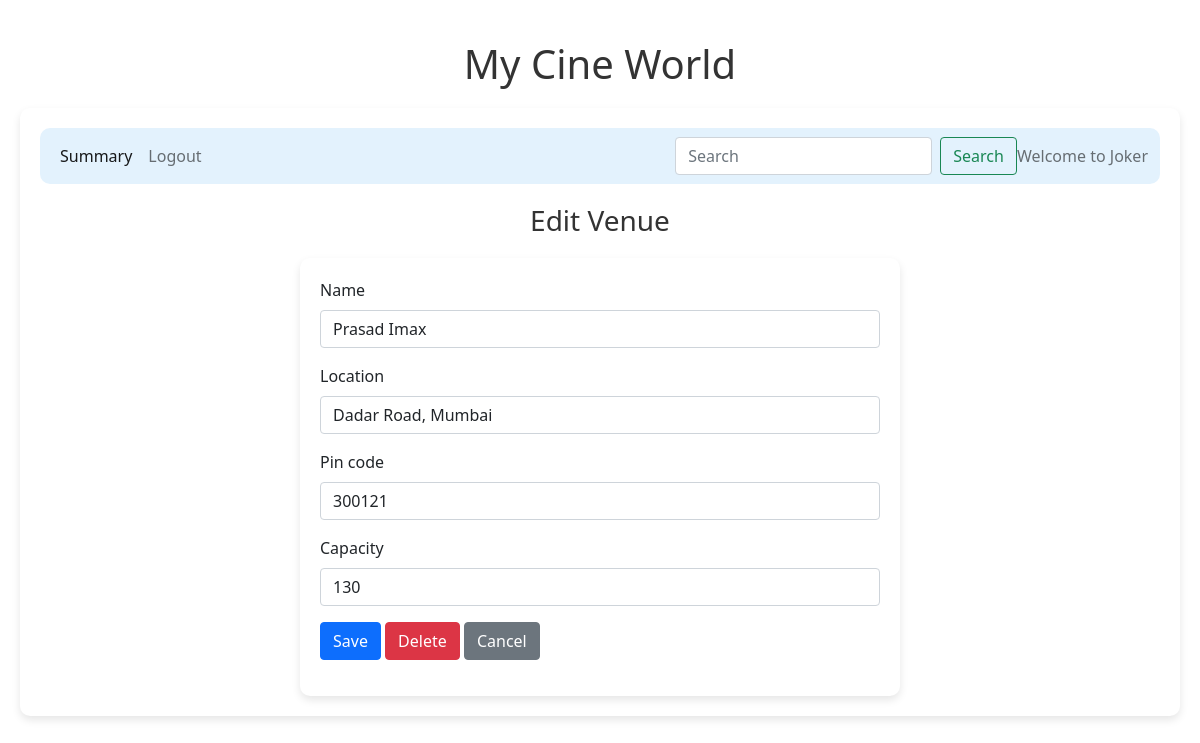
/edit_venue/1/Joker, run on the app's committed database.
### backend/models.py (models this page shows)
class Theatre(db.Model):
    __tablename__="theatre"
    id=db.Column(db.Integer,primary_key=True)
    name=db.Column(db.String,nullable=False)
    location=db.Column(db.String,nullable=False)
    pin_code=db.Column(db.Integer,nullable=False)
    capacity=db.Column(db.Integer,nullable=False)
    venue_pic_url=db.Column(db.String,nullable=True,default="None")
    shows=db.relationship("Show",cascade="all,delete",backref="theatre",lazy=True) #Theatre can access all of its shows

### backend/controllers.py (the view, shortened to what this page needs)
@app.route("/edit_venue/<id>/<name>",methods=["GET","POST"])
def edit_venue(id,name):
    v=get_venue(id)
    return render_template("edit_venue.html",venue=v,name=name)

### backend/controllers.py (called while the page is built)
def get_venue(id):
    theatre=Theatre.query.filter_by(id=id).first()
    return theatre

### templates/edit_venue.html
{% extends "admin_layout.html" %}
{% block content %}
    {% if venue %}
        <div class="center"><h3>Edit Venue</h3></div>
        <form action="/edit_venue/{{venue.id}}/{{name}}" method="POST">
            <div class="input_form">
                <div class="mb-3">
                    <label for="tname" class="form-label">Name</label>
                    <input type="text" class="form-control" name="tname" id="tname" value="{{venue.name}}" required>
                </div>
                <div class="mb-3">
                    <label for="location" class="form-label">Location</label>
                    <input type="text" class="form-control" name="location" id="location" value="{{venue.location}}" required>
                </div>
                <div class="mb-3">
                    <label for="pin_code" class="form-label">Pin code</label>
                    <input type="number" class="form-control" name="pin_code" id="pin_code" value="{{venue.pin_code}}" required>
                </div>
                <div class="mb-3">
                    <label for="capacity" class="form-label">Capacity</label>
                    <input type="number" class="form-control" name="capacity" id="capacity" value="{{venue.capacity}}" required>
                </div>
                <div class="mb-3">
                    <button type="submit" class="btn btn-primary">Save</button>
                    <a href="/delete_venue/{{venue.id}}/{{name}}" class="btn btn-danger">Delete</a>
                    <a href="/admin/{{name}}" class="btn btn-secondary">Cancel</a>
                </div>
            </div>
        </form>
    {% endif %}
{% endblock %}

### static/styles/main.css (style rules this page uses)
* { margin: 0; padding: 0; box-sizing: border-box; }
body { font-family: 'Arial', sans-serif; background-color: #f8f9fa; }
.center { text-align: center; margin: 20px 0; color: #333; }
.input_form { max-width: 600px; margin: 0 auto; padding: 20px; background-color: #fff; border-radius: 10px; box-shadow: 0 4px 8px rgba(0, 0, 0, 0.1); }
.btn-primary { background-color: #007bff; border: none; padding: 10px 20px; border-radius: 5px; transition: background-color 0.3s ease; }
.btn-danger { background-color: #dc3545; border: none; padding: 10px 20px; border-radius: 5px; transition: background-color 0.3s ease; }
.form-control { border-radius: 5px; padding: 10px; border: 1px solid #ced4da; }

### data on the page
Theatre: tname "Prasad Imax", location "Dadar Road, Mumbai", pin_code "300121", capacity "130"

### other printed values
{{ name }} "Joker"
